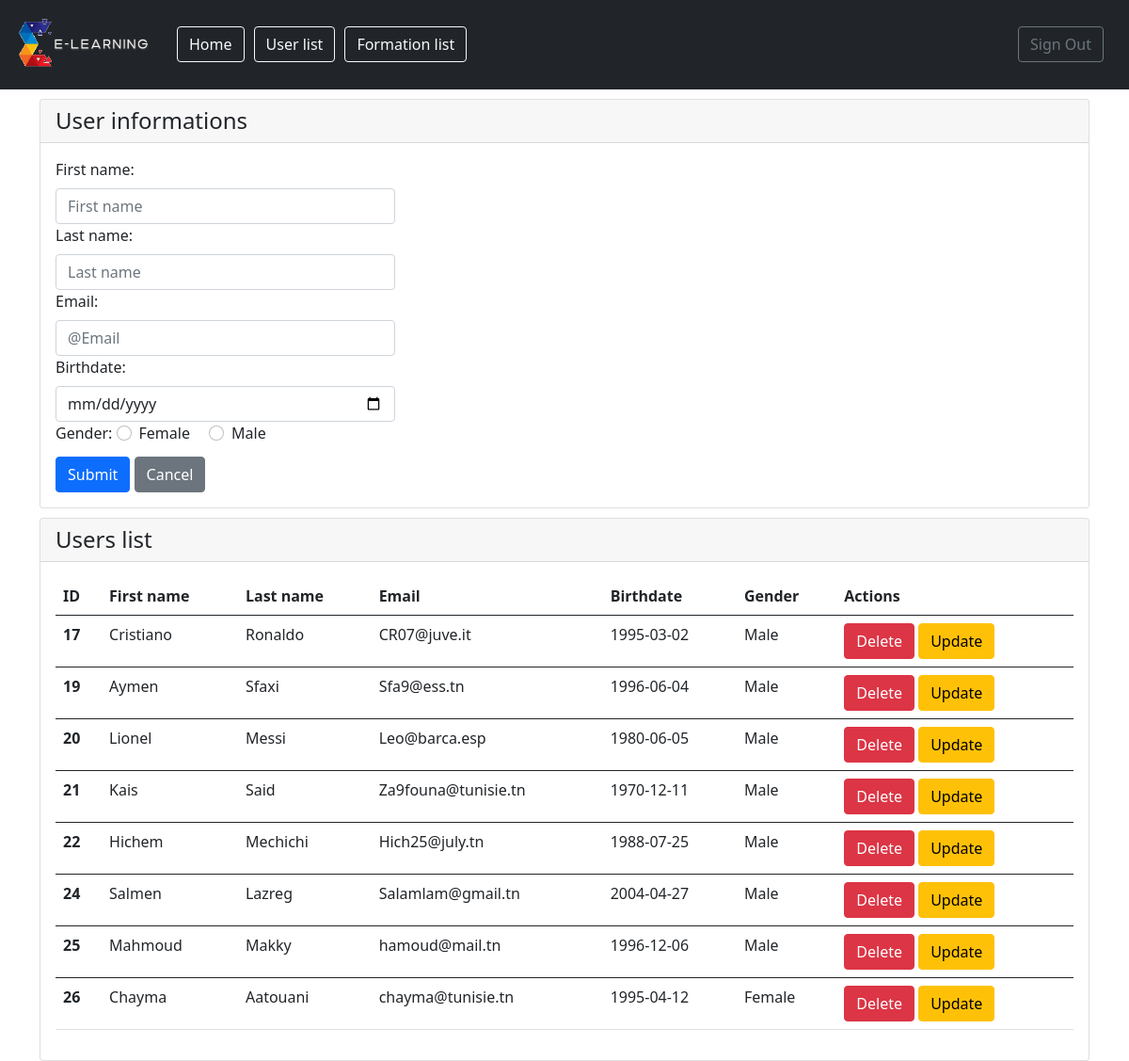
/usermanagement.php, run on the app's committed database.
### tables this page shows
CREATE TABLE `user` (
  `id` int(11) NOT NULL,
  `first_name` varchar(255) NOT NULL,
  `last_name` varchar(255) NOT NULL,
  `email` varchar(255) NOT NULL,
  `phone` varchar(255) NOT NULL,
  `gender` varchar(255) NOT NULL,
  `birthdate` date NOT NULL,
  `role` varchar(255) NOT NULL,
  `country` varchar(255) NOT NULL,
  `password` varchar(255) NOT NULL,
  `degree` varchar(255) DEFAULT NULL,
  `id_matiere` int(11) DEFAULT NULL
);

### usermanagement.php (the view, shortened to what this page needs)
<?php
    include("connexion.php");
?>
<?php
    $modify=NULL;
    $sql="SELECT * FROM user;";
    $query=$db->prepare($sql);
    $query->execute();
    $result=$query->fetchAll(PDO::FETCH_ASSOC);
?>
<!DOCTYPE html>
<html lang="en">
<head>
</head>
<body>
    <?php include("menu.php"); ?>
    <div class="container" style="margin-top:10px;">
  <div class="card">
<h4 class="card-header">User informations</h4>
  <div class="card-body">
              <div class="col-sm-4">
                  <form method="POST" action="usermanagement.php">
                      <label for="exampleFormControlInput1" class="form-label">First name:</label>
                      <input class="form-control" type="text" value="<?php if ($modify) { echo $modify['first_name'];} ?>" name="first_name" placeholder="First name" aria-label="default input example">
                      <label for="exampleFormControlInput1" class="form-label">Last name:</label>
                      <input class="form-control" type="text" value="<?php if ($modify) { echo $modify['last_name'];} ?>" name="last_name" placeholder="Last name" aria-label="default input example" >
                      <label for="exampleFormControlInput1" class="form-label">Email:</label>
                      <input class="form-control" type="text" value="<?php if ($modify) { echo $modify['email'];} ?>" name="email" placeholder="@Email" aria-label="default input example">
                      <label for="exampleFormControlInput1" class="form-label">Birthdate:</label>
                      <input class="form-control" type="date" value="<?php if ($modify) { echo $modify['birthdate'];} ?>" name="birthdate" placeholder="Formation" aria-label="default input example" >
                      <label for="exampleFormControlInput1" class="form-label">Gender:</label>
                      <div class="form-check form-check-inline">
                            <input class="form-check-input" type="radio" name="gender" id="inlineRadio1" value="Female">
                             <label class="form-check-label" for="inlineRadio1">Female</label>
                         </div>
                         <div class="form-check form-check-inline">
                             <input class="form-check-input" type="radio" name="gender" id="inlineRadio2" value="Male">
                             <label class="form-check-label" for="inlineRadio2">Male</label>
                         </div>
              </div>
              <div style="padding-top: 5px;">
                  <button type="submit" onclick="return verify()" class="btn btn-primary">Submit</button>
                  <button type="reset" class="btn btn-secondary">Cancel</button>
              </div>
  </div>
  </div>
  <div class="card" style="margin-top:10px;">
<h4 class="card-header">Users list</h4>
      <div class="card-body">
      <table class="table">
<thead>
<tr>
  <th scope="col">ID</th>
  <th scope="col">First name</th>
  <th scope="col">Last name</th>
  <th scope="col">Email</th>
  <th scope="col">Birthdate</th>
  <th scope="col">Gender</th>
  <th scope="col">Actions</th>
</tr>
</thead>
<tbody>
  <?php foreach($result as $el) { ?>
<tr>
  <th scope="row"> <?php echo($el['id']); ?> </th>
  <td> <?php echo($el['first_name']); ?> </td>
  <td> <?php echo($el['last_name']); ?> </td>
  <td> <?php echo($el['email']); ?> </td>
  <td> <?php echo($el['birthdate']); ?> </td>
  <td> <?php echo($el['gender']); ?> </td>
  <td>
  <a href="usermanagement.php?id_delete=<?php echo($el['id']); ?>" class="btn btn-danger" onclick="return confirm('You want to delete ?')" >Delete</a>
  <a href="usermanagement.php?id_update=<?php echo($el['id']); ?>" class="btn btn-warning">Update</a>
  </td>
</tr>
</tbody>
<?php } ?>
</table>
      </div>
  </div>
</div>
</body>
</html>

### data on the page
user: id "17", first_name "Cristiano", last_name "Ronaldo", email "CR07@juve.it", birthdate "1995-03-02", gender "Male"
user: id "19", first_name "Aymen", last_name "Sfaxi", email "Sfa9@ess.tn", birthdate "1996-06-04", gender "Male"
user: id "20", first_name "Lionel", last_name "Messi", email "Leo@barca.esp", birthdate "1980-06-05", gender "Male"
user: id "21", first_name "Kais", last_name "Said", email "Za9founa@tunisie.tn", birthdate "1970-12-11", gender "Male"
user: id "22", first_name "Hichem", last_name "Mechichi", email "Hich25@july.tn", birthdate "1988-07-25", gender "Male"
user: id "24", first_name "Salmen", last_name "Lazreg", email "Salamlam@gmail.tn", birthdate "2004-04-27", gender "Male"
user: id "25", first_name "Mahmoud", last_name "Makky", email "hamoud@mail.tn", birthdate "1996-12-06", gender "Male"
user: id "26", first_name "Chayma", last_name "Aatouani", email "chayma@tunisie.tn", birthdate "1995-04-12", gender "Female"
